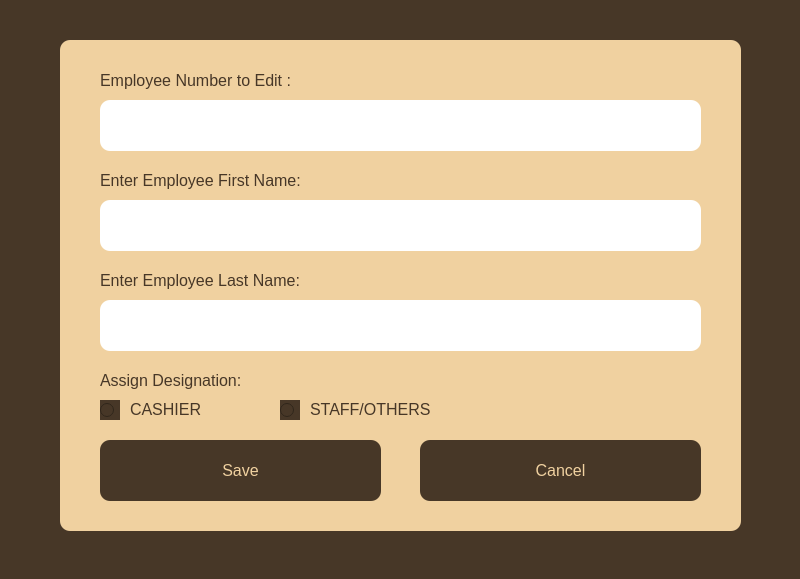
<?xml version="1.0" encoding="UTF-8"?>
<ui version="4.0">
 <class>Form</class>
 <widget class="QWidget" name="Form">
  <property name="geometry">
   <rect>
    <x>0</x>
    <y>0</y>
    <width>800</width>
    <height>579</height>
   </rect>
  </property>
  <property name="windowTitle">
   <string>Edit Employee</string>
  </property>
  <property name="windowIcon">
   <iconset>
    <normaloff>../images/Picsart_23-06-15_09-41-02-215.png</normaloff>../images/Picsart_23-06-15_09-41-02-215.png</iconset>
  </property>
  <property name="styleSheet">
   <string notr="true">background-color: rgb(71, 55, 39, 100%);</string>
  </property>
  <widget class="QLabel" name="label_12">
   <property name="geometry">
    <rect>
     <x>60</x>
     <y>40</y>
     <width>681</width>
     <height>491</height>
    </rect>
   </property>
   <property name="font">
    <font>
     <pointsize>11</pointsize>
     <weight>50</weight>
     <bold>false</bold>
    </font>
   </property>
   <property name="styleSheet">
    <string notr="true">background-color: rgb(240, 209, 160, 100%); border-radius: 10px; padding: 20px; color: rgb(71, 55, 39, 100%);</string>
   </property>
   <property name="text">
    <string/>
   </property>
  </widget>
  <widget class="QLabel" name="label">
   <property name="geometry">
    <rect>
     <x>100</x>
     <y>160</y>
     <width>261</width>
     <height>41</height>
    </rect>
   </property>
   <property name="font">
    <font>
     <pointsize>12</pointsize>
    </font>
   </property>
   <property name="styleSheet">
    <string notr="true">background-color: none; color: rgb(71, 55, 39, 100%);</string>
   </property>
   <property name="text">
    <string>Enter Employee First Name:</string>
   </property>
  </widget>
  <widget class="QLineEdit" name="editEmpFName">
   <property name="geometry">
    <rect>
     <x>100</x>
     <y>200</y>
     <width>601</width>
     <height>51</height>
    </rect>
   </property>
   <property name="font">
    <font>
     <pointsize>11</pointsize>
    </font>
   </property>
   <property name="styleSheet">
    <string notr="true">background-color: white; border: none; border-radius: 10px; padding: 10px;</string>
   </property>
  </widget>
  <widget class="QLabel" name="label_2">
   <property name="geometry">
    <rect>
     <x>100</x>
     <y>260</y>
     <width>261</width>
     <height>41</height>
    </rect>
   </property>
   <property name="font">
    <font>
     <pointsize>12</pointsize>
    </font>
   </property>
   <property name="styleSheet">
    <string notr="true">background-color: none; color: rgb(71, 55, 39, 100%);</string>
   </property>
   <property name="text">
    <string>Enter Employee Last Name:</string>
   </property>
  </widget>
  <widget class="QLineEdit" name="editEmpLName">
   <property name="geometry">
    <rect>
     <x>100</x>
     <y>300</y>
     <width>601</width>
     <height>51</height>
    </rect>
   </property>
   <property name="font">
    <font>
     <pointsize>11</pointsize>
    </font>
   </property>
   <property name="styleSheet">
    <string notr="true">background-color: white; border: none; border-radius: 10px; padding: 10px;</string>
   </property>
  </widget>
  <widget class="QRadioButton" name="radioButton">
   <property name="geometry">
    <rect>
     <x>100</x>
     <y>400</y>
     <width>20</width>
     <height>20</height>
    </rect>
   </property>
   <property name="styleSheet">
    <string notr="true">QRadioButton::indicator
{
width : 20px;
height :20px;
};

</string>
   </property>
   <property name="text">
    <string/>
   </property>
  </widget>
  <widget class="QLabel" name="label_3">
   <property name="geometry">
    <rect>
     <x>100</x>
     <y>360</y>
     <width>261</width>
     <height>41</height>
    </rect>
   </property>
   <property name="font">
    <font>
     <pointsize>12</pointsize>
    </font>
   </property>
   <property name="styleSheet">
    <string notr="true">background-color: none; color: rgb(71, 55, 39, 100%);</string>
   </property>
   <property name="text">
    <string>Assign Designation:</string>
   </property>
  </widget>
  <widget class="QLabel" name="label_4">
   <property name="geometry">
    <rect>
     <x>130</x>
     <y>400</y>
     <width>131</width>
     <height>20</height>
    </rect>
   </property>
   <property name="font">
    <font>
     <pointsize>12</pointsize>
    </font>
   </property>
   <property name="styleSheet">
    <string notr="true">background-color: none; color: rgb(71, 55, 39, 100%);</string>
   </property>
   <property name="text">
    <string>CASHIER</string>
   </property>
   <property name="alignment">
    <set>Qt::AlignLeading|Qt::AlignLeft|Qt::AlignTop</set>
   </property>
  </widget>
  <widget class="QLabel" name="label_5">
   <property name="geometry">
    <rect>
     <x>310</x>
     <y>400</y>
     <width>181</width>
     <height>20</height>
    </rect>
   </property>
   <property name="font">
    <font>
     <pointsize>12</pointsize>
    </font>
   </property>
   <property name="styleSheet">
    <string notr="true">background-color: none; color: rgb(71, 55, 39, 100%);</string>
   </property>
   <property name="text">
    <string>STAFF/OTHERS</string>
   </property>
   <property name="alignment">
    <set>Qt::AlignLeading|Qt::AlignLeft|Qt::AlignTop</set>
   </property>
  </widget>
  <widget class="QRadioButton" name="radioButton_2">
   <property name="geometry">
    <rect>
     <x>280</x>
     <y>400</y>
     <width>20</width>
     <height>20</height>
    </rect>
   </property>
   <property name="styleSheet">
    <string notr="true">QRadioButton::indicator
{
width : 20px;
height :20px;
};

</string>
   </property>
   <property name="text">
    <string/>
   </property>
  </widget>
  <widget class="QPushButton" name="Save">
   <property name="geometry">
    <rect>
     <x>100</x>
     <y>440</y>
     <width>281</width>
     <height>61</height>
    </rect>
   </property>
   <property name="font">
    <font>
     <pointsize>12</pointsize>
     <weight>50</weight>
     <bold>false</bold>
    </font>
   </property>
   <property name="cursor">
    <cursorShape>PointingHandCursor</cursorShape>
   </property>
   <property name="styleSheet">
    <string notr="true">background-color: rgb(71, 55, 39, 100%); color: rgb(240, 209, 160, 100%); border-radius: 10px; </string>
   </property>
   <property name="text">
    <string>Save</string>
   </property>
  </widget>
  <widget class="QPushButton" name="Cancel">
   <property name="geometry">
    <rect>
     <x>420</x>
     <y>440</y>
     <width>281</width>
     <height>61</height>
    </rect>
   </property>
   <property name="font">
    <font>
     <pointsize>12</pointsize>
     <weight>50</weight>
     <bold>false</bold>
    </font>
   </property>
   <property name="cursor">
    <cursorShape>PointingHandCursor</cursorShape>
   </property>
   <property name="styleSheet">
    <string notr="true">background-color: rgb(71, 55, 39, 100%); color: rgb(240, 209, 160, 100%); border-radius: 10px; </string>
   </property>
   <property name="text">
    <string>Cancel</string>
   </property>
  </widget>
  <widget class="QLineEdit" name="editEmpFNum">
   <property name="geometry">
    <rect>
     <x>100</x>
     <y>100</y>
     <width>601</width>
     <height>51</height>
    </rect>
   </property>
   <property name="font">
    <font>
     <pointsize>11</pointsize>
    </font>
   </property>
   <property name="styleSheet">
    <string notr="true">background-color: white; border: none; border-radius: 10px; padding: 10px;</string>
   </property>
   <property name="text">
    <string/>
   </property>
  </widget>
  <widget class="QLabel" name="label_6">
   <property name="geometry">
    <rect>
     <x>100</x>
     <y>60</y>
     <width>261</width>
     <height>41</height>
    </rect>
   </property>
   <property name="font">
    <font>
     <pointsize>12</pointsize>
    </font>
   </property>
   <property name="styleSheet">
    <string notr="true">background-color: none; color: rgb(71, 55, 39, 100%);</string>
   </property>
   <property name="text">
    <string>Employee Number to Edit :</string>
   </property>
  </widget>
 </widget>
 <resources/>
 <connections/>
</ui>
